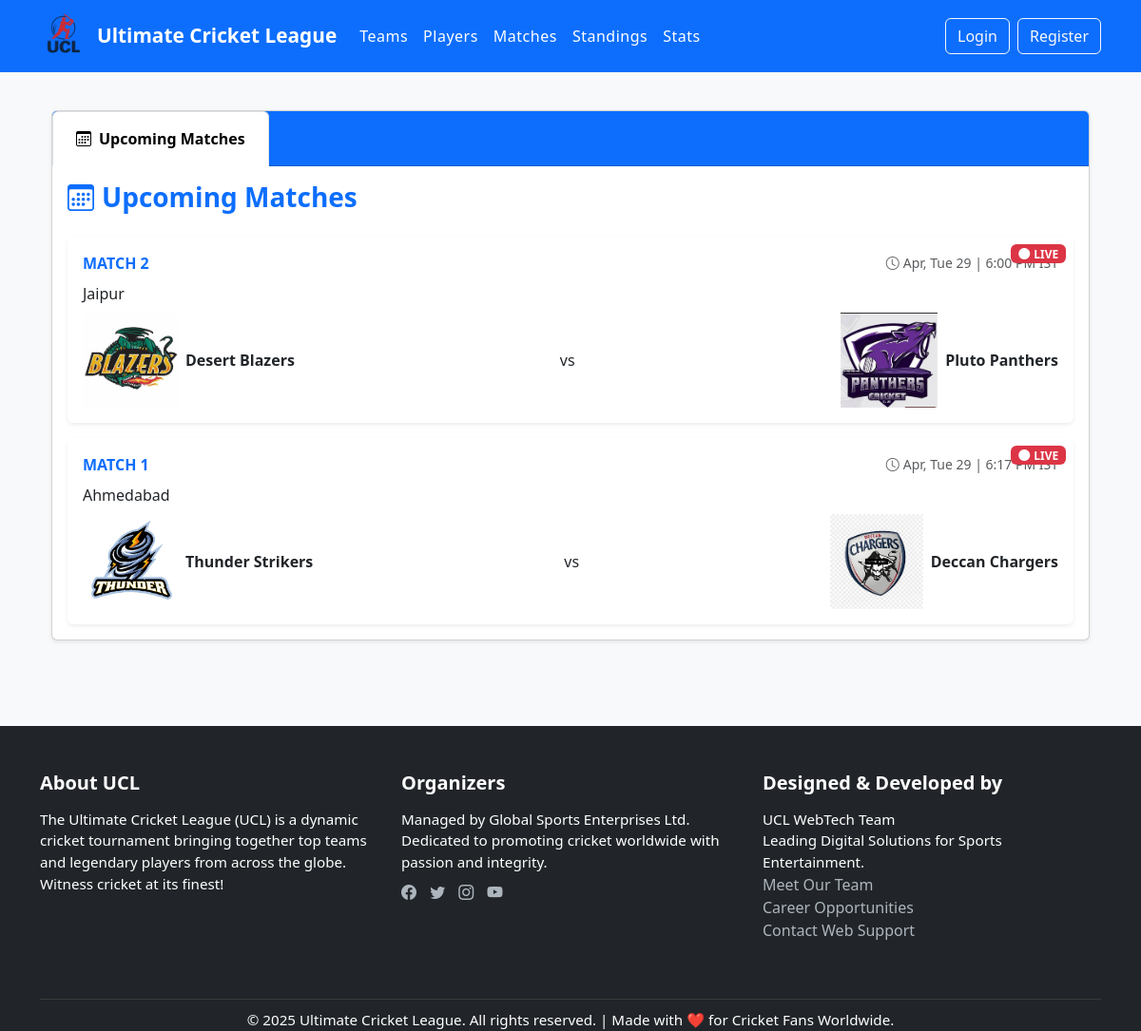
/matches/, run on an earlier commit of the app's database.
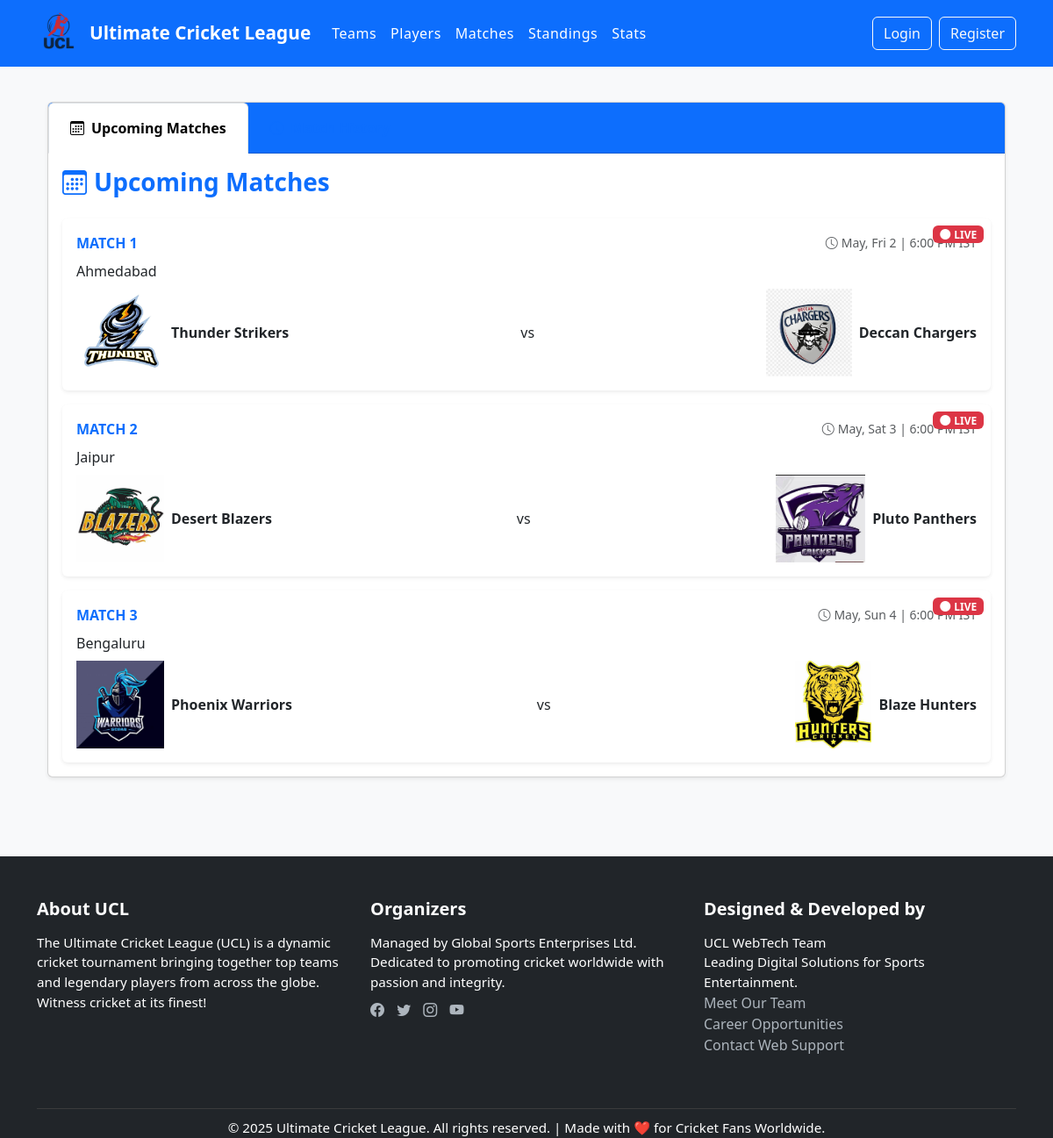
And on a later commit of the database.
### tournament/models.py (models this page shows, shortened)
class Match(models.Model):
    RESULT_CHOICES = [
        ('Home Win', 'Home Win'),
        ('Away Win', 'Away Win'),
        ('Draw', 'Draw'),
        ('No Result', 'No Result'),
        ('TBD', 'To Be Determined'),
    ]
    STATUS_CHOICES = [
        ('UPCOMING', 'Upcoming'),
        ('LIVE', 'Live'),
        ('COMPLETED', 'Completed'),
    ]
    status = models.CharField(max_length=10,choices=STATUS_CHOICES,default='UPCOMING')
    result = models.CharField(max_length=20, choices=RESULT_CHOICES, default='TBD')
    man_of_the_match = models.ForeignKey(Player, on_delete=models.SET_NULL, null=True, blank=True)
    umpires = models.CharField(max_length=200)
    match_number = models.PositiveIntegerField(unique=True)
    home_score = models.PositiveIntegerField(default=0)
    away_score = models.PositiveIntegerField(default=0)
    current_batsman = models.ForeignKey(Player, on_delete=models.SET_NULL, null=True, blank=True, related_name='current_batsman_matches')
    current_non_striker = models.ForeignKey(Player, on_delete=models.SET_NULL, null=True, blank=True, related_name='current_non_striker_matches')
    current_bowler = models.ForeignKey(Player, on_delete=models.SET_NULL, null=True, blank=True, related_name='current_bowler_matches')
    striker = models.ForeignKey(Player, on_delete=models.SET_NULL, null=True, blank=True, related_name='striker_matches')
    non_striker = models.ForeignKey(Player, on_delete=models.SET_NULL, null=True, blank=True, related_name='non_striker_matches')
    bowler = models.ForeignKey(Player, on_delete=models.SET_NULL, null=True, blank=True, related_name='bowler_matches')
    balls_remaining = models.PositiveIntegerField(default=120)
    innings = models.PositiveIntegerField(default=1)
    is_live = models.BooleanField(default=False)
    current_run_rate = models.DecimalField(max_digits=5, decimal_places=2, default=0)
    required_run_rate = models.DecimalField(max_digits=5, decimal_places=2, default=0)
    win_margin = models.CharField(max_length=100, blank=True)
    next_batsman = models.ForeignKey(Player, on_delete=models.SET_NULL, null=True, blank=True, related_name='next_batsman_matches')
    next_bowler = models.ForeignKey(Player, on_delete=models.SET_NULL, null=True, blank=True, related_name='next_bowler_matches')
    current_ball = models.PositiveIntegerField(default=0)
    current_over = models.PositiveIntegerField(default=0)
    batting_team = models.ForeignKey(Team, on_delete=models.SET_NULL, null=True, blank=True, related_name='batting_matches')
    striker_runs = models.PositiveIntegerField(default=0)
    striker_balls = models.PositiveIntegerField(default=0)
    non_striker_runs = models.PositiveIntegerField(default=0)
    non_striker_balls = models.PositiveIntegerField(default=0)
    bowler_runs = models.PositiveIntegerField(default=0)
    bowler_wickets = models.PositiveIntegerField(default=0)
    bowler_balls = models.PositiveIntegerField(default=0)
    total_runs = models.PositiveIntegerField(default=0)
    total_wickets = models.PositiveIntegerField(default=0)
    extras = models.PositiveIntegerField(default=0)
    batting_team = models.ForeignKey(Team, on_delete=models.SET_NULL, related_name='batting_matches', null=True)
    bowling_team = models.ForeignKey(Team, on_delete=models.SET_NULL, related_name='bowling_matches', null=True)
    powerplay_overs = models.IntegerField(default=6)  # Typically 6 for T20
    powerplay_runs = models.IntegerField(default=0)
    powerplay_wickets = models.IntegerField(default=0)
    is_powerplay = models.BooleanField(default=True)
    home_team = models.ForeignKey(Team, on_delete=models.CASCADE, related_name='home_matches')
    away_team = models.ForeignKey(Team, on_delete=models.CASCADE, related_name='away_matches')
    date = models.DateTimeField()
    venue = models.CharField(max_length=100)
    toss_winner = models.ForeignKey(Team, on_delete=models.CASCADE, related_name='toss_wins', null=True)
    toss_decision = models.CharField(max_length=10, choices=[('bat', 'Bat'), ('field', 'Field')], null=True)
    innings = models.IntegerField(default=1)
    first_team = models.ForeignKey(Team, on_delete=models.CASCADE, related_name='first_innings', null=True)
    second_team = models.ForeignKey(Team, on_delete=models.CASCADE, related_name='second_innings', null=True)
    first_score = models.IntegerField(default=0)
    first_wickets = models.IntegerField(default=0)
    first_current_over = models.IntegerField(default=0)
    first_current_ball = models.IntegerField(default=0)
    second_score = models.IntegerField(default=0)
    second_wickets = models.IntegerField(default=0)
    second_current_over = models.IntegerField(default=0)
    second_current_ball = models.IntegerField(default=0)
    striker = models.ForeignKey(Player, on_delete=models.SET_NULL, related_name='striker_matches', null=True)
    non_striker = models.ForeignKey(Player, on_delete=models.SET_NULL, related_name='non_striker_matches', null=True)
    bowler = models.ForeignKey(Player, on_delete=models.SET_NULL, related_name='bowler_matches', null=True)
    striker_runs = models.IntegerField(default=0)
    striker_balls = models.IntegerField(default=0)
    striker_fours = models.IntegerField(default=0)
    striker_sixes = models.IntegerField(default=0)
    non_striker_runs = models.IntegerField(default=0)
    non_striker_balls = models.IntegerField(default=0)
    non_striker_fours = models.IntegerField(default=0)
    non_striker_sixes = models.IntegerField(default=0)
    bowler_runs = models.IntegerField(default=0)
    bowler_wickets = models.IntegerField(default=0)
    bowler_wides = models.IntegerField(default=0)
    bowler_no_balls = models.IntegerField(default=0)
    @property
    def first_current_ball(self):
        return self.ball_set.order_by('over', 'ball_number').first()
    @property
    def status(self):
        if self.is_live:
            return "LIVE"
        elif self.date > timezone.now():
            return "UPCOMING"
        else:
            return "COMPLETED"
    def status(self):
        if self.is_live:
            return "LIVE"
        elif self.date > timezone.now():
            return "UPCOMING"
        else:
            return "COMPLETED"

class Team(models.Model):
    name = models.CharField(max_length=100, unique=True)
    short_name = models.CharField(max_length=3, blank=True)
    logo = models.ImageField(upload_to='team_logos/', null=True, blank=True)
    home_ground = models.CharField(max_length=100)
    captain = models.ForeignKey('Player', on_delete=models.SET_NULL, null=True, blank=True, related_name='captain_of')
    coach = models.CharField(max_length=100)
    founded = models.PositiveIntegerField()
    public = models.BooleanField(default=True)
    manager = models.ForeignKey(User, on_delete=models.CASCADE, related_name='managed_teams', null=True, blank=True)
    matches_played = models.PositiveIntegerField(default=0)
    wins = models.PositiveIntegerField(default=0)
    losses = models.PositiveIntegerField(default=0)
    draws = models.PositiveIntegerField(default=0)
    points = models.PositiveIntegerField(default=0)  # Added concrete points field
    total_matches = models.IntegerField(default=0)
    wins = models.IntegerField(default=0)
    losses = models.IntegerField(default=0)
    draws = models.IntegerField(default=0)
    points = models.IntegerField(default=0)

### tournament/views.py (the view)
# urls.py: path('matches/', views.match_list, name='matches'),
def match_list(request):
    past = request.GET.get('past', '0') == '1'
    if past:
        matches = Match.objects.filter(
            date__lt=timezone.now(),
            is_live=False
        ).order_by('-date')
    else:
        matches = Match.objects.filter(
            Q(date__gte=timezone.now()) | Q(is_live=True)
        ).order_by('date')
    return render(request, 'tournament/matches.html', {
        'upcoming_matches': matches if not past else None,
        'past_matches': matches if past else None,
        'past': past
    })

### tournament/templates/tournament/matches.html (shortened to what this page needs)
{% extends 'tournament/base.html' %}
{% load humanize %}
{% load static %}
{% block content %}
<div class="container py-3">
    <div class="card shadow-sm mb-4">
        <div class="card-header bg-primary text-white p-0">
            <ul class="nav nav-tabs card-header-tabs m-0">
                <li class="nav-item">
                    <a class="nav-link {% if not past %}active{% endif %} py-3 px-4" href="?past=0">
                        <i class="bi bi-calendar3 me-2"></i>Upcoming Matches
                    </a>
                </li>
                <li class="nav-item">
                    <a class="nav-link {% if past %}active{% endif %} py-3 px-4" href="?past=1">
                        <i class="bi bi-clock-history me-2"></i>Match History
                    </a>
                </li>
            </ul>
        </div>
        <div class="card-body">
            {% if past %}
                <h3 class="mb-4 text-primary fw-bold"><i class="bi bi-clock-history me-2"></i>Match History</h3>
                {% if past_matches %}
                    <div class="row g-3">
                        {% for match in past_matches %}
                            <div class="col-12">
                                <div class="match-card p-3 rounded shadow-sm bg-white position-relative">
                                    {% if match.winner %}
                                        <span class="badge bg-success position-absolute top-0 end-0 m-2">
                                            {{ match.winner.short_name|default:match.winner.name }} won
                                        </span>
                                    {% else %}
                                        <span class="badge bg-secondary position-absolute top-0 end-0 m-2">
                                            Match drawn
                                        </span>
                                    {% endif %}
                                    <div class="d-flex justify-content-between align-items-center mb-2">
                                        <div class="text-primary fw-bold">MATCH {{ match.match_number }}</div>
                                        <div class="text-muted small">
                                            <i class="bi bi-clock me-1"></i>{{ match.date|date:"M, D j" }} | {{ match.date|date:"g:i A" }} IST
                                        </div>
                                    </div>
                                    <div class="text-dark fw-medium mb-2">{{ match.venue }}</div>
                                    <a href="{% url 'match_detail' match.id %}" class="text-decoration-none text-dark">
                                        <div class="d-flex justify-content-between align-items-center">
                                            <div class="team-info d-flex align-items-center">
                                                <div class="logo-container">
                                                    <img src="{{ match.home_team.logo.url }}" alt="{{ match.home_team }}" class="team-logo">
                                                </div>
                                                <span class="fw-semibold ms-2">{{ match.home_team.short_name|default:match.home_team.name }}</span>
                                            </div>
                                            <span class="vs-text">vs</span>
                                            <div class="team-info d-flex align-items-center">
                                                <div class="logo-container">
                                                    <img src="{{ match.away_team.logo.url }}" alt="{{ match.away_team }}" class="team-logo">
                                                </div>
                                                <span class="fw-semibold ms-2">{{ match.away_team.short_name|default:match.away_team.name }}</span>
                                            </div>
                                        </div>
                                    </a>
                                    {% if match.man_of_the_match %}
                                        <div class="mt-2 text-end small text-muted">
                                            <i class="bi bi-star-fill text-warning"></i> MOTM: {{ match.man_of_the_match.name }}
                                        </div>
                                    {% endif %}
                                </div>
                            </div>
                        {% endfor %}
                    </div>
                {% else %}
                    <div class="alert alert-info shadow-sm">
                        <i class="bi bi-info-circle me-2"></i>No past matches to display.
                    </div>
                {% endif %}
            {% else %}
                <h3 class="mb-4 text-primary fw-bold"><i class="bi bi-calendar3 me-2"></i>Upcoming Matches</h3>
                {% if upcoming_matches %}
                    <div class="row g-3">
                        {% for match in upcoming_matches %}
                            <div class="col-12">
                                <div class="match-card p-3 rounded shadow-sm bg-white position-relative">
                                    {% if match.is_live %}
                                        <span class="badge bg-danger position-absolute top-0 end-0 m-2">
                                            <i class="bi bi-circle-fill me-1"></i>LIVE
                                        </span>
                                    {% endif %}
                                    <div class="d-flex justify-content-between align-items-center mb-2">
                                        <div class="text-primary fw-bold">MATCH {{ match.match_number }}</div>
                                        <div class="text-muted small">
                                            <i class="bi bi-clock me-1"></i>{{ match.date|date:"M, D j" }} | {{ match.date|date:"g:i A" }} IST
                                        </div>
                                    </div>
                                    <div class="text-dark fw-medium mb-2">{{ match.venue }}</div>
                                    <a href="{% url 'match_detail' match.id %}" class="text-decoration-none text-dark">
                                        <div class="d-flex justify-content-between align-items-center">
                                            <div class="team-info d-flex align-items-center">
                                                <div class="logo-container">
                                                    <img src="{{ match.home_team.logo.url }}" alt="{{ match.home_team }}" class="team-logo">
                                                </div>
                                                <span class="fw-semibold ms-2">{{ match.home_team.short_name|default:match.home_team.name }}</span>
                                            </div>
                                            <span class="vs-text">vs</span>
                                            <div class="team-info d-flex align-items-center">
                                                <div class="logo-container">
                                                    <img src="{{ match.away_team.logo.url }}" alt="{{ match.away_team }}" class="team-logo">
                                                </div>
                                                <span class="fw-semibold ms-2">{{ match.away_team.short_name|default:match.away_team.name }}</span>
                                            </div>
                                        </div>
                                    </a>
                                </div>
                            </div>
                        {% endfor %}
                    </div>
                {% else %}
                    <div class="alert alert-info shadow-sm">
                        <i class="bi bi-info-circle me-2"></i>No upcoming matches scheduled.
                    </div>
                {% endif %}
            {% endif %}
        </div>
    </div>
</div>
{% endblock %}

What changed in the data, as far as the page shows it:
removed Match: is_live True (drawn), match_number "2", date "Apr, Tue 29", date "6:00 PM", venue "Jaipur", home_team.logo (picture), home_team.short_name "Desert Blazers", away_team.logo (picture), away_team.short_name "Pluto Panthers"
removed Match: is_live True (drawn), match_number "1", date "Apr, Tue 29", date "6:17 PM", venue "Ahmedabad", home_team.logo (picture), home_team.short_name "Thunder Strikers", away_team.logo (picture), away_team.short_name "Deccan Chargers"
added Match: is_live True (drawn), match_number "1", date "May, Fri 2", date "6:00 PM", venue "Ahmedabad", home_team.logo (picture), home_team.short_name "Thunder Strikers", away_team.logo (picture), away_team.short_name "Deccan Chargers"
added Match: is_live True (drawn), match_number "2", date "May, Sat 3", date "6:00 PM", venue "Jaipur", home_team.logo (picture), home_team.short_name "Desert Blazers", away_team.logo (picture), away_team.short_name "Pluto Panthers"
added Match: is_live True (drawn), match_number "3", date "May, Sun 4", date "6:00 PM", venue "Bengaluru", home_team.logo (picture), home_team.short_name "Phoenix Warriors", away_team.logo (picture), away_team.short_name "Blaze Hunters"
